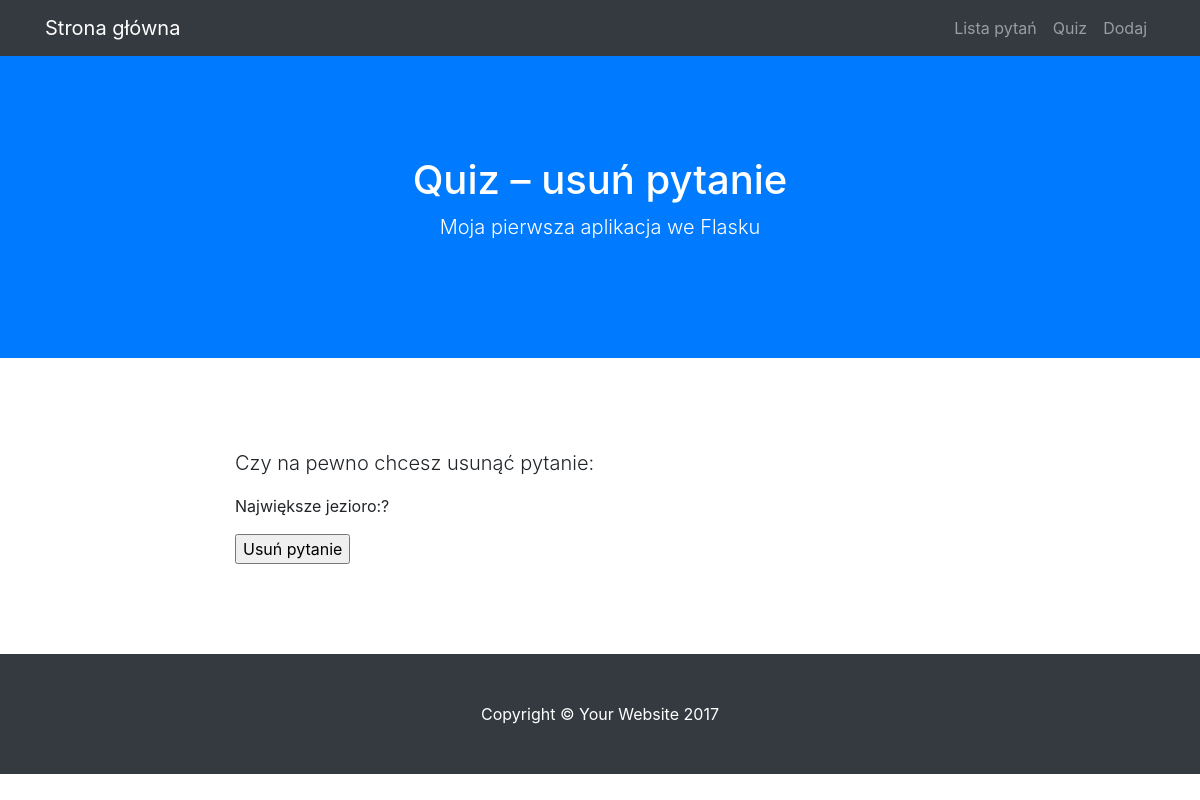
Before: /usun/5 with the older database file.
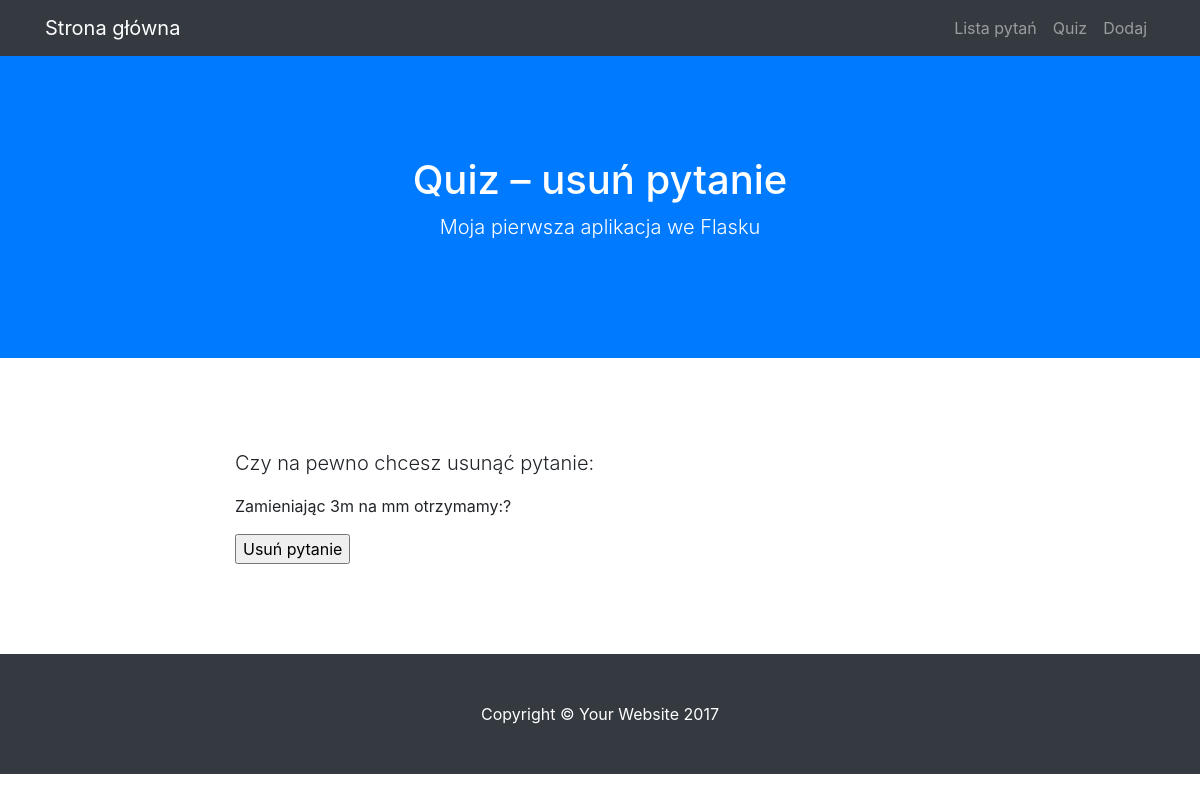
After: the same page with the newer database file.
### modele.py (models this page shows)
class BazaModel(Model):
    class Meta:
        database = baza

class Pytanie(BazaModel):
    pytanie = CharField(null=False)
    kategoria = ForeignKeyField(Kategoria, related_name='pytania')

### views.py (the view)
@app.route("/usun/<int:pid>", methods=['GET', 'POST'])
def usun(pid):
    p = get_or_404(pid)
    if request.method == 'POST':
        flash('Usunięto pytanie: {}'.format(p.pytanie), 'sukces')
        for o in Odpowiedz.select().where(Odpowiedz.pytanie == p.id):
            o.delete_instance()
        p.delete_instance()
        return redirect(url_for('lista'))
    return render_template("pytanie_usun.html", pytanie = p)

### quiz.py (called while the page is built)
@app.before_request
def before_request():
    g.db = baza
    g.db.connect()

@app.after_request
def after_request(response):
    g.db.close()
    return response

### views.py (called while the page is built)
def get_or_404(pid):
    try:
        p = Pytanie.get_by_id(pid)
        return p
    except Pytanie.DoesNotExist:
        abort(404)

### templates/pytanie_usun.html (shortened to what this page needs)
{% extends "szablon.html" %}
{% block h1 %}Quiz – usuń pytanie{% endblock %}
{% block tresc %}
    <form method="POST" action="{{ url_for('usun', pid=pytanie.id) }}">
        <p class="lead">Czy na pewno chcesz usunąć pytanie:</p>
        <p>{{ pytanie.pytanie }}?</p>
        <input type="submit" value="Usuń pytanie">
    </form>
{% endblock %}

Changed rows visible on the page:
changed Pytanie: pytanie "Największe jezioro:" → "Zamieniając 3m na mm otrzymamy:"
